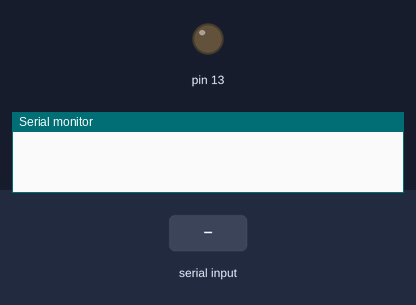
Simulated run of this sketch. Board: Arduino Uno, built with avr-gcc and run on an emulated ATmega328P. Parts: output pins drawn as LEDs (lit = HIGH), the last lines printed to the serial monitor. The inputs (shaded band) are chosen by the test bench.

Above: at 1.2 s.
1.3 s: "f" received over Serial
At 2.2 s:
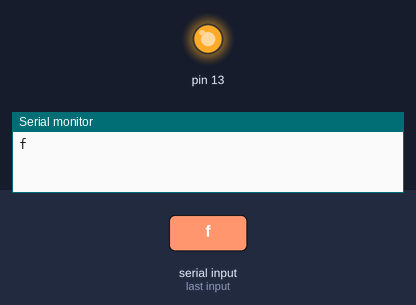
2.8 s: "b" received over Serial
At 3.3 s:
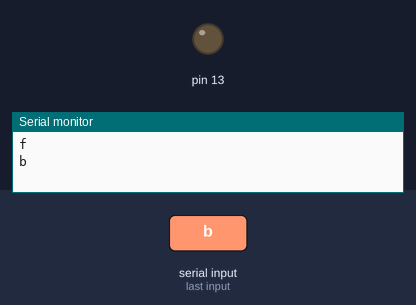
Timing chart, 0 to 5.8 s (numbered marks = the images above; inputs shaded):
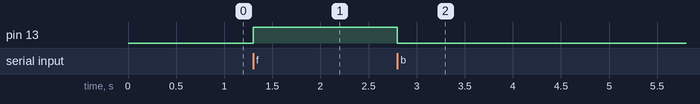

The sketch:

hc05_arduino.ino
```cpp
// **********************************************************************************************************************

// All codes were written and modified under the Research and Development Wing of Spectrum Engineering
// Consortium Limited, Dhaka.
// Author: Soumen Sikder Shuvo, Executive, R&D, SECL
// Last Modified: DD/MM/YYYY

// ***********************************************************************************************************************

/*
 * Possible string values:
 * a (to turn the LED on)
 * b (tor turn the LED off)
*/

char junk;
String inputString="";

void setup()
{
  Serial.begin(9600); // set the baud rate to 9600, same should be of your Serial Monitor
  pinMode(13, OUTPUT);
}

void loop()
{
  if(Serial.available())
  {
    while(Serial.available())
    {
      char inChar = (char)Serial.read(); //read the input
      inputString += inChar; //make a string of the characters coming on serial
    }

    Serial.println(inputString);

    while (Serial.available() > 0)
    {
      junk = Serial.read(); // clear the serial buffer
    }

    if(inputString == "f") //in case of 'a' turn the LED on
    {
      digitalWrite(13, HIGH);
    }
    else if(inputString == "b") //in case of 'b' turn the LED off
    {
      digitalWrite(13, LOW);
    }

    inputString = "";
  }
}
```

Measured:
- after the input at 1.3 s, pin 13: LOW → HIGH at once
- after the input at 2.8 s, pin 13: HIGH → LOW at once
